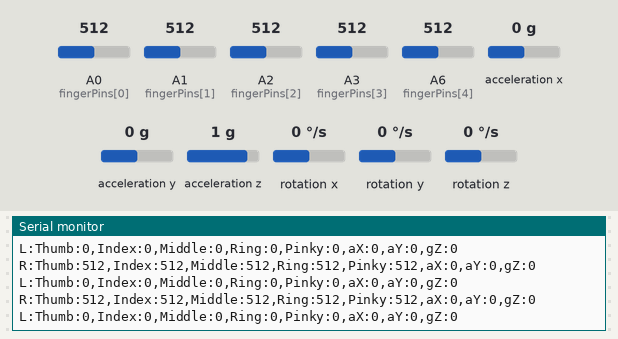
The sketch below on a simulated Arduino Nano, built with avr-gcc and run on an emulated ATmega328P. Shown: the last lines printed to the serial monitor. Wiring (inferred from the names in the program): MPU-6050 motion sensor at I2C address 0x68. The inputs (shaded band) are chosen by the test bench; at power-on: A0 (fingerPins[0]) = 512, A1 (fingerPins[1]) = 512, A2 (fingerPins[2]) = 512, A3 (fingerPins[3]) = 512, A6 (fingerPins[4]) = 512, acceleration x 0 g, acceleration y 0 g, acceleration z 1 g, rotation x 0 °/s, rotation y 0 °/s, rotation z 0 °/s. No radio packets arrive unless stated.

Above: at 7.2 s.
7.3 s: A0 (fingerPins[0]) set to 106
At 7.8 s:
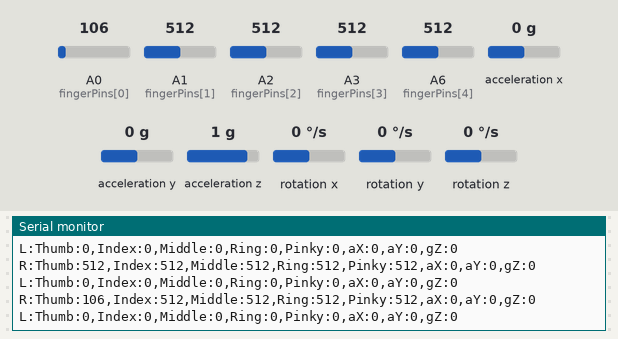
10.3 s: A0 (fingerPins[0]) set to 90
At 10.8 s:
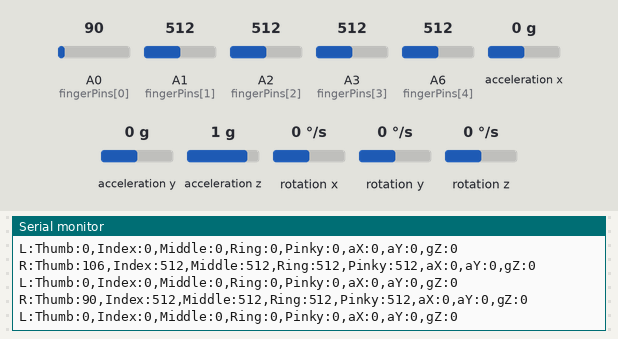
13.3 s: A1 (fingerPins[1]) set to 110
At 13.8 s:
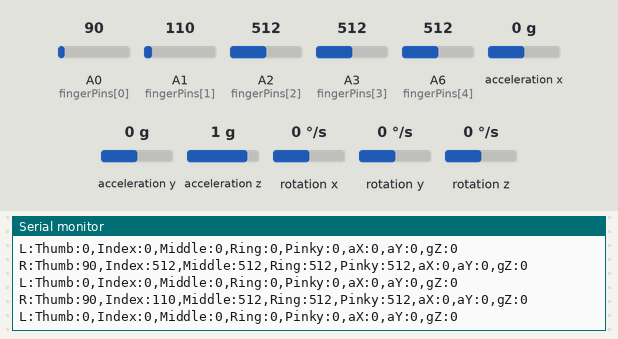
14.8 s: A1 (fingerPins[1]) set to 94
At 15.2 s:
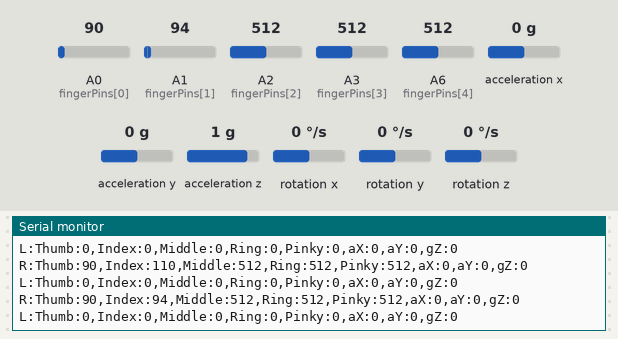
Timing chart, 0 to 17.8 s (numbered marks = the images above; inputs shaded):
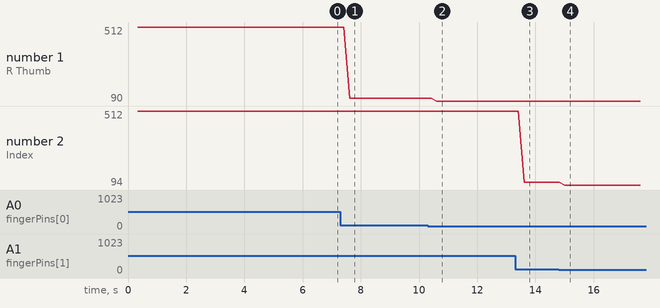

Measured:
- after the input at 7.3 s, the serial monitor: prints a new line after 0.31 s (image 1)
- after the input at 10.3 s, the serial monitor: prints a new line after 0.31 s (image 2)
- after the input at 13.3 s, the serial monitor: prints a new line after 0.31 s (image 3)
- after the input at 14.8 s, the serial monitor: prints a new line after 0.21 s (image 4)
- plotted number 1: 512 → 106 after the input at 7.3 s, 106 → 90 after the input at 10.3 s
- plotted number 2: 512 → 110 after the input at 13.3 s, 110 → 94 after the input at 14.8 s

The sketch:

right_315m_ble_min_rx.ino
```cpp
/*

  right_315m_ble_min_rx.ino

  右手主控极简版：接收左手 315M + 采集右手五指/MPU + BLE 输出双手数据


  设计目标：尽量小，避免 Nano 内存溢出。

  本版本故意不包含 OLED / 中文点阵 / 水母 / 振动 / String。


  右手 Nano 接线：

  - BLE TX -> D2, BLE RX -> D3  (SoftwareSerial)

  - 315M RX DATA -> D4          (RadioHead RH_ASK RX)

  - 五指：Thumb=A0, Index=A1, Middle=A2, Ring=A3, Pinky=A6

  - MPU6050：SDA=A4, SCL=A5


  左手发送端需使用 left_315m_tx_full.ino，包结构必须一致。


  输出格式：

  R:Thumb:xxx,Index:xxx,Middle:xxx,Ring:xxx,Pinky:xxx,aX:xxx,aY:xxx,gZ:xxx

  L:Thumb:xxx,Index:xxx,Middle:xxx,Ring:xxx,Pinky:xxx,aX:xxx,aY:xxx,gZ:xxx

*/


#include <SoftwareSerial.h>

#include <Wire.h>

#include <SPI.h>

#include <RH_ASK.h>


#define BLE_RX_PIN 2

#define BLE_TX_PIN 3

#define RF_RX_PIN 4

#define MPU_ADDR 0x68


const uint8_t fingerPins[5] = {A0, A1, A2, A3, A6};

const unsigned long SEND_INTERVAL_MS = 200;

const unsigned long LEFT_TIMEOUT_MS = 1200;


// RH_ASK(speed, rxPin, txPin, pttPin)

// 右手只接收，txPin/pttPin 给不用的脚位即可。

RH_ASK rf(2000, RF_RX_PIN, 13, 10);

SoftwareSerial BLESerial(BLE_RX_PIN, BLE_TX_PIN);


struct __attribute__((packed)) LeftPacket {

  uint8_t magic;      // 'L'

  uint8_t seq;

  uint16_t thumb;

  uint16_t index;

  uint16_t middle;

  uint16_t ring;

  uint16_t pinky;

  int16_t ax;

  int16_t ay;

  int16_t gz;

  uint8_t checksum;

};


struct SensorData {

  uint16_t thumb;

  uint16_t index;

  uint16_t middle;

  uint16_t ring;

  uint16_t pinky;

  int16_t ax;

  int16_t ay;

  int16_t gz;

};


SensorData rightData;

SensorData leftData;

unsigned long lastSendMs = 0;

unsigned long lastLeftMs = 0;

uint8_t lastLeftSeq = 0;


uint8_t calcChecksum(const uint8_t *data, uint8_t len) {

  uint8_t sum = 0;

  for (uint8_t i = 0; i < len; i++) sum ^= data[i];

  return sum;

}


void initMPU() {

  Wire.beginTransmission(MPU_ADDR);

  Wire.write(0x6B);

  Wire.write(0);

  byte err = Wire.endTransmission(true);

  Serial.println(err == 0 ? F("MPU OK") : F("MPU WARN"));

}


bool readMPU(int16_t &ax, int16_t &ay, int16_t &gz) {

  Wire.beginTransmission(MPU_ADDR);

  Wire.write(0x3B);

  if (Wire.endTransmission(false) != 0) return false;


  uint8_t n = Wire.requestFrom(MPU_ADDR, 14, true);

  if (n < 14) return false;


  int16_t axRaw = (Wire.read() << 8) | Wire.read();

  int16_t ayRaw = (Wire.read() << 8) | Wire.read();

  Wire.read(); Wire.read(); // az ignored

  Wire.read(); Wire.read(); // temp ignored

  Wire.read(); Wire.read(); // gx ignored

  Wire.read(); Wire.read(); // gy ignored

  int16_t gzRaw = (Wire.read() << 8) | Wire.read();


  ax = axRaw / 100;

  ay = ayRaw / 100;

  gz = gzRaw / 100;

  return true;

}


void readRightSensors() {

  rightData.thumb = analogRead(fingerPins[0]);

  rightData.index = analogRead(fingerPins[1]);

  rightData.middle = analogRead(fingerPins[2]);

  rightData.ring = analogRead(fingerPins[3]);

  rightData.pinky = analogRead(fingerPins[4]);


  if (!readMPU(rightData.ax, rightData.ay, rightData.gz)) {

    rightData.ax = 0;

    rightData.ay = 0;

    rightData.gz = 0;

  }

}


void pollLeft315M() {

  uint8_t buf[sizeof(LeftPacket)];

  uint8_t len = sizeof(buf);


  if (!rf.recv(buf, &len)) return;

  if (len != sizeof(LeftPacket)) return;


  LeftPacket pkt;

  memcpy(&pkt, buf, sizeof(pkt));


  if (pkt.magic != 'L') return;

  uint8_t ck = calcChecksum((uint8_t *)&pkt, sizeof(LeftPacket) - 1);

  if (ck != pkt.checksum) return;


  leftData.thumb = pkt.thumb;

  leftData.index = pkt.index;

  leftData.middle = pkt.middle;

  leftData.ring = pkt.ring;

  leftData.pinky = pkt.pinky;

  leftData.ax = pkt.ax;

  leftData.ay = pkt.ay;

  leftData.gz = pkt.gz;


  lastLeftSeq = pkt.seq;

  lastLeftMs = millis();

}


void printSensorLine(Stream &s, char hand, const SensorData &d) {

  s.print(hand);

  s.print(F(":Thumb:")); s.print(d.thumb);

  s.print(F(",Index:")); s.print(d.index);

  s.print(F(",Middle:")); s.print(d.middle);

  s.print(F(",Ring:")); s.print(d.ring);

  s.print(F(",Pinky:")); s.print(d.pinky);

  s.print(F(",aX:")); s.print(d.ax);

  s.print(F(",aY:")); s.print(d.ay);

  s.print(F(",gZ:")); s.println(d.gz);

}


void sendBothHands(Stream &s) {

  printSensorLine(s, 'R', rightData);


  // 没收到左手时也输出 L 行，但全 0，方便 Python 特征维度固定。

  if (millis() - lastLeftMs <= LEFT_TIMEOUT_MS) {

    printSensorLine(s, 'L', leftData);

  } else {

    SensorData zero = {0, 0, 0, 0, 0, 0, 0, 0};

    printSensorLine(s, 'L', zero);

  }

}


void setup() {

  Serial.begin(9600);

  BLESerial.begin(9600);

  Wire.begin();


  memset(&rightData, 0, sizeof(rightData));

  memset(&leftData, 0, sizeof(leftData));


  Serial.println(F("Right 315M BLE min RX boot"));

  initMPU();


  if (rf.init()) {

    Serial.println(F("RF RX OK D4"));

  } else {

    Serial.println(F("RF RX FAIL"));

  }


  Serial.println(F("No OLED in this min version"));

}


void loop() {

  pollLeft315M();


  unsigned long now = millis();

  if (now - lastSendMs >= SEND_INTERVAL_MS) {

    lastSendMs = now;

    readRightSensors();


    sendBothHands(BLESerial);

    sendBothHands(Serial);


    // 轻量调试：左手最近收到过才打印 seq，避免刷屏太多。

    if (now - lastLeftMs <= LEFT_TIMEOUT_MS) {

      Serial.print(F("LEFT_OK seq="));

      Serial.println(lastLeftSeq);

    }

  }

}
```
